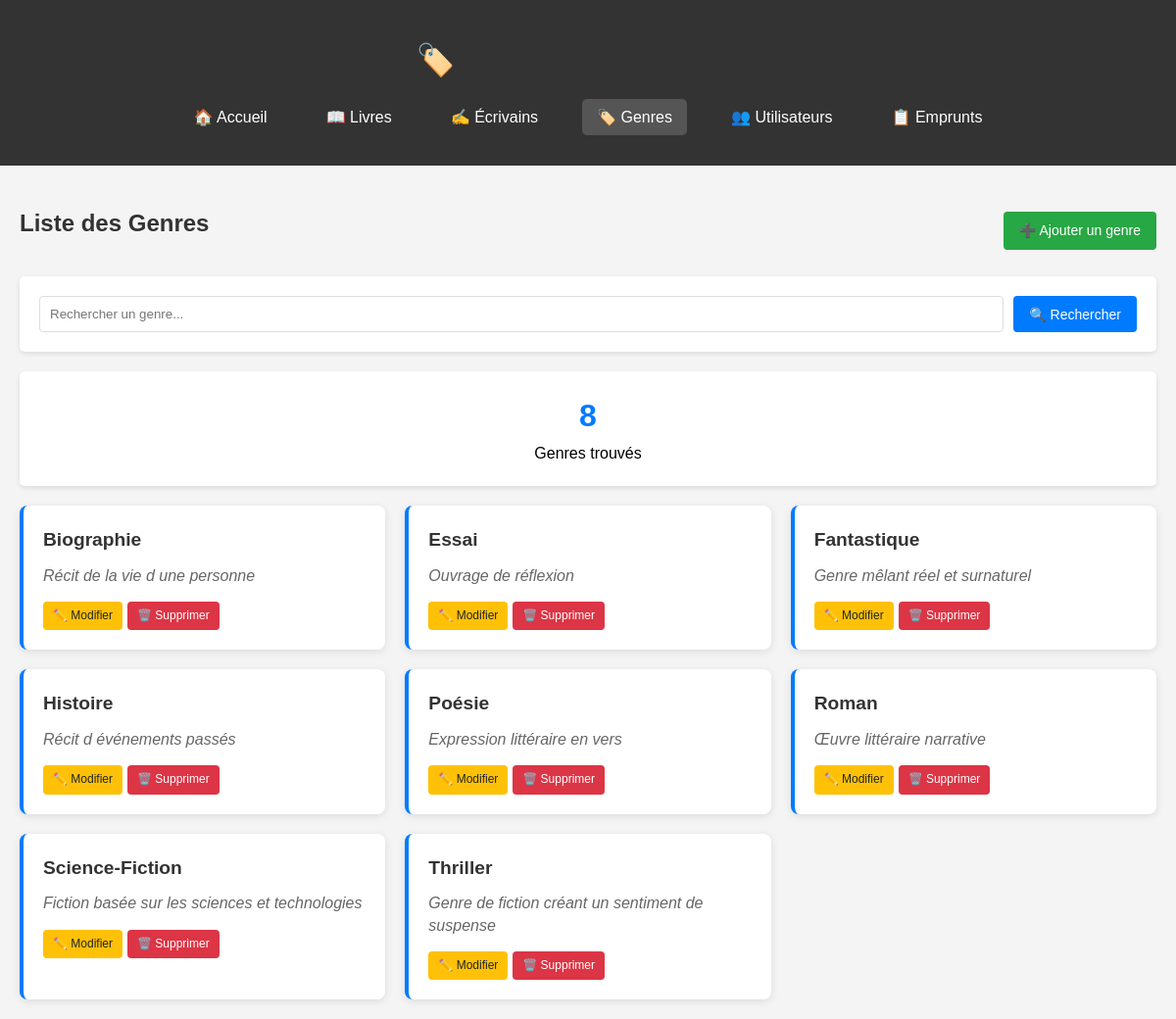
/genres/index.php, run on the app's committed database.
### tables this page shows
CREATE TABLE genres (
    id_genre INT AUTO_INCREMENT PRIMARY KEY,
    nom_genre VARCHAR(50) NOT NULL UNIQUE,
    description TEXT DEFAULT NULL
);

### models/Genre.php (called while the page is built, shortened)
<?php
require_once __DIR__ . '/../config/database.php';
class Genre {
    private $pdo;
    private $table = 'genres';
    public function __construct() {
        $database = new Database();
        $this->pdo = $database->getConnection();
    }
    public function listerTous() {
        $sql = "SELECT * FROM {$this->table} ORDER BY nom_genre";
        $stmt = $this->pdo->prepare($sql);
        $stmt->execute();
        return $stmt->fetchAll();
    }
}
?>

### config/database.php (called while the page is built, shortened)
<?php
class Database {
    private $host = 'localhost';
    private $db_name = 'biblioproject';
    private $username = 'root';
    private $password = '';
    public function getConnection() {
        $this->pdo = null;
        try {
            $dsn = "mysql:host=" . $this->host . ";dbname=" . $this->db_name;
            $this->pdo = new PDO($dsn, $this->username, $this->password);
            $this->pdo->setAttribute(PDO::ATTR_ERRMODE, PDO::ERRMODE_EXCEPTION);
            $this->pdo->setAttribute(PDO::ATTR_DEFAULT_FETCH_MODE, PDO::FETCH_ASSOC);
        } catch(PDOException $e) {
            echo "Erreur de connexion : " . $e->getMessage();
        }
        return $this->pdo;
    }
}
?>

### genres/index.php (the view, shortened to what this page needs)
<?php
require_once '../config/database.php';
require_once '../models/Genre.php';
$genreModel = new Genre();
$recherche = $_GET['recherche'] ?? '';
$genres = $recherche ? $genreModel->rechercher($recherche) : $genreModel->listerTous();
?>
<!DOCTYPE html>
<html lang="fr">
<head>
</head>
<body>
    <header>
        <div class="container">
            <h1 style="text-align: center; margin-bottom: 20px;">🏷️ Gestion des Genres</h1>
            <nav>
                <ul>
                    <li><a href="../index.php">🏠 Accueil</a></li>
                    <li><a href="../livres/index.php">📖 Livres</a></li>
                    <li><a href="../ecrivains/index.php">✍️ Écrivains</a></li>
                    <li><a href="index.php" class="active">🏷️ Genres</a></li>
                    <li><a href="../utilisateurs/index.php">👥 Utilisateurs</a></li>
                    <li><a href="../emprunts/index.php">📋 Emprunts</a></li>
                </ul>
            </nav>
        </div>
    </header>
    <div class="container">
        <div class="header-actions">
            <h2>Liste des Genres</h2>
            <a href="ajouter.php" class="btn btn-success">➕ Ajouter un genre</a>
        </div>
        <div class="search-bar">
            <form method="GET" style="display: flex; width: 100%; gap: 10px;">
                <input type="text" name="recherche" placeholder="Rechercher un genre..."
                       value="<?= htmlspecialchars($recherche) ?>">
                <button type="submit" class="btn">🔍 Rechercher</button>
            </form>
        </div>
        <div class="stats">
            <div class="stat-card">
                <div class="stat-number"><?= count($genres) ?></div>
                <div>Genre<?= count($genres) > 1 ? 's' : '' ?> trouvé<?= count($genres) > 1 ? 's' : '' ?></div>
            </div>
        </div>
        <?php if (empty($genres)): ?>
            <div class="card">
                <div class="empty-message">
                    <?php if ($recherche): ?>
                        Aucun genre trouvé pour "<?= htmlspecialchars($recherche) ?>"
                    <?php else: ?>
                        Aucun genre enregistré pour le moment.
                    <?php endif; ?>
                </div>
            </div>
        <?php else: ?>
            <div class="genre-grid">
                <?php foreach ($genres as $genre): ?>
                    <div class="genre-card">
                        <div class="genre-name"><?= htmlspecialchars($genre['nom_genre']) ?></div>
                        <div class="genre-description">
                            <?php if (!empty($genre['description'])): ?>
                                <?= htmlspecialchars($genre['description']) ?>
                            <?php else: ?>
                                <span style="color: #999;">Aucune description disponible</span>
                            <?php endif; ?>
                        </div>
                        <div class="actions">
                            <a href="modifier.php?id=<?= $genre['id_genre'] ?>"
                               class="btn btn-warning btn-sm">✏️ Modifier</a>
                            <a href="index.php?action=supprimer&id=<?= $genre['id_genre'] ?>"
                               class="btn btn-danger btn-sm"
                               onclick="return confirm('Êtes-vous sûr de vouloir supprimer ce genre ?')">
                               🗑️ Supprimer
                            </a>
                        </div>
                    </div>
                <?php endforeach; ?>
            </div>
        <?php endif; ?>
    </div>
</body>
</html>

### genres/index.php (style rules this page uses)
* { margin: 0; padding: 0; box-sizing: border-box; }
body { font-family: Arial, sans-serif; line-height: 1.6; background-color: #f4f4f4; }
.container { max-width: 1200px; margin: 0 auto; padding: 20px; }
header { background: #333; color: white; padding: 1rem 0; margin-bottom: 20px; }
nav ul { list-style: none; display: flex; justify-content: center; flex-wrap: wrap; }
nav ul li { margin: 0 15px; }
nav ul li a { color: white; text-decoration: none; padding: 10px 15px; border-radius: 5px; transition: background 0.3s; }
nav ul li a:hover, nav ul li a.active { background: #555; }
.btn { display: inline-block; background: #007bff; color: white; padding: 8px 16px; text-decoration: none; border-radius: 4px; border: none; cursor: pointer; transition: background 0.3s; font-size: 14px; }
.btn-success { background: #28a745; }
.btn-warning { background: #ffc107; color: #212529; }
.btn-danger { background: #dc3545; }
.btn-sm { padding: 5px 10px; font-size: 12px; }
h1, h2, h3 { color: #333; margin-bottom: 15px; }
.search-bar { background: white; padding: 20px; border-radius: 5px; box-shadow: 0 2px 5px rgba(0,0,0,0.1); margin-bottom: 20px; display: flex; gap: 10px; align-items: center; }
.search-bar input { flex: 1; padding: 10px; border: 1px solid #ddd; border-radius: 4px; }
.actions { display: flex; gap: 5px; }
.stats { display: grid; grid-template-columns: repeat(auto-fit, minmax(200px, 1fr)); gap: 20px; margin-bottom: 20px; }
.stat-card { background: white; padding: 20px; border-radius: 5px; box-shadow: 0 2px 5px rgba(0,0,0,0.1); text-align: center; }
.stat-number { font-size: 2em; font-weight: bold; color: #007bff; }
.header-actions { display: flex; justify-content: space-between; align-items: center; margin-bottom: 20px; }
.genre-grid { display: grid; grid-template-columns: repeat(auto-fill, minmax(300px, 1fr)); gap: 20px; margin-top: 20px; }
.genre-card { background: white; padding: 20px; border-radius: 8px; box-shadow: 0 2px 8px rgba(0,0,0,0.1); border-left: 4px solid #007bff; }
.genre-name { font-size: 1.2em; font-weight: bold; color: #333; margin-bottom: 10px; }
.genre-description { color: #666; font-style: italic; margin-bottom: 15px; line-height: 1.4; }

### data on the page
genres: nom_genre "Biographie", description "Récit de la vie d une personne"
genres: nom_genre "Essai", description "Ouvrage de réflexion"
genres: nom_genre "Fantastique", description "Genre mêlant réel et surnaturel"
genres: nom_genre "Histoire", description "Récit d événements passés"
genres: nom_genre "Poésie", description "Expression littéraire en vers"
genres: nom_genre "Roman", description "Œuvre littéraire narrative"
genres: nom_genre "Science-Fiction", description "Fiction basée sur les sciences et technologies"
genres: nom_genre "Thriller", description "Genre de fiction créant un sentiment de suspense"

### other printed values
count($genres) "8"
